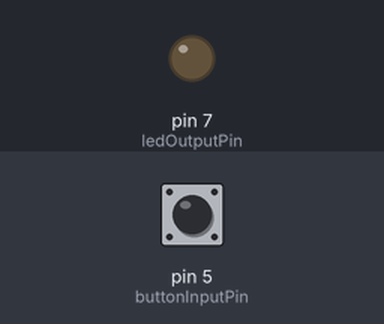
A sketch run on a simulated Arduino Uno, built with avr-gcc and run on an emulated ATmega328P. Parts: output pins drawn as LEDs (lit = HIGH). The inputs (shaded band) are chosen by the test bench; at power-on: pin 5 (buttonInputPin) LOW.

Above: at 1.2 s.
1.3 s: pin 5 (buttonInputPin) pulled HIGH for 0.15 s
At 1.37 s:
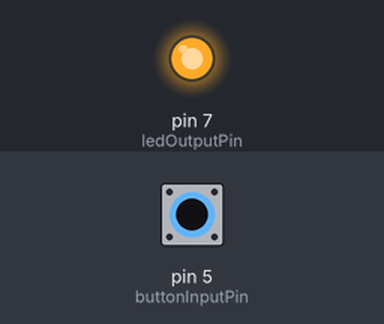
2.9 s: pin 5 (buttonInputPin) pulled HIGH for 3.2 s
At 6.9 s:
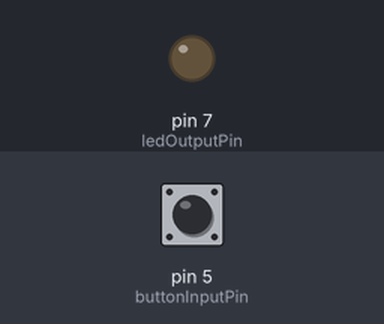
Timing chart, 0 to 8.4 s (numbered marks = the images above; inputs shaded):
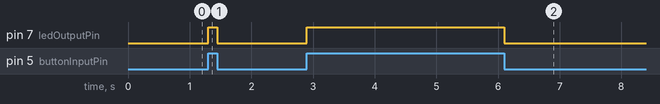

Measured:
- after the input at 1.3 s, pin 7 (ledOutputPin): LOW → HIGH at once, → LOW 0.15 s later
- after the input at 2.9 s, pin 7 (ledOutputPin): LOW → HIGH at once, → LOW 3.2 s later

The sketch:

button_led_control.ino
```cpp
// const int buttonStateInitial = 0;
// int buttonStateFinal = 0;

const int ledOutputPin = 7;
const int buttonInputPin = 5;

void setup() {
  pinMode(buttonInputPin, INPUT);
  pinMode(ledOutputPin, OUTPUT);
}

void loop() {
  digitalWrite(ledOutputPin, digitalRead(buttonInputPin));
}

// void loop() {
//   if (digitalRead(buttonInputPin) == HIGH) {
//     delay(100);
//     buttonStateFinal = 1;
//   }

//   while (buttonStateInitial != buttonStateFinal) {
//     digitalWrite(ledOutputPin, HIGH);

//     if (digitalRead(buttonInputPin) == HIGH) {
//       delay(100);
//       buttonStateFinal = 0;
//       digitalWrite(ledOutputPin, LOW);
//       break;
//     }
//   }
// }
```
